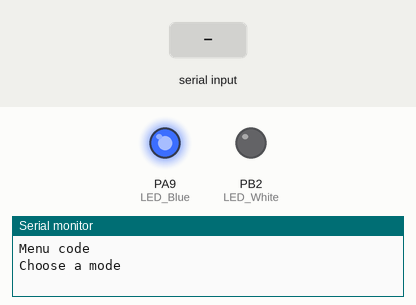
Bench run of a sketch on a simulated STM32 Blue Pill. Parts: output pins drawn as LEDs (lit = HIGH), the last lines printed to the serial monitor. The test bench sets the inputs (shaded band).

Above: at 1.8 s.
1.9 s: byte 30 received over Serial
At 3.7 s:
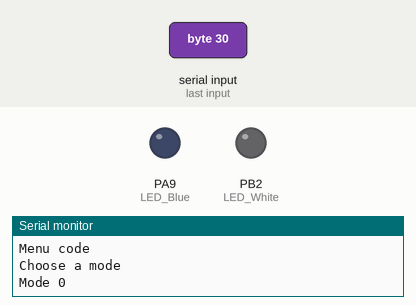
At 4.6 s:
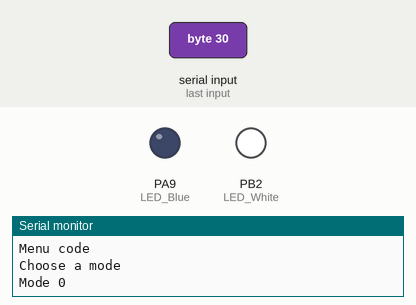
Timing chart, 0 to 10.9 s (numbered marks = the images above; inputs shaded):
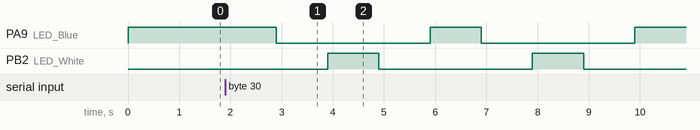

The sketch:

Arduino_Serial.ino
```cpp
#define LED_Blue  PA9 // The blue LED is positioned on the RAK3172's PA9 pin (see KIKAD schematic).
#define LED_White PB2 // The white LED (GPS PPS) is positioned on the RAK3172's PA9 pin (see KIKAD schematic).

int incomingByte = 0; // for incoming serial data

void setup() {

  Serial.begin(115200); // opens serial port, sets data rate to 9600 bps
  Serial.println("\nMenu code");

  pinMode( LED_Blue , OUTPUT ); digitalWrite( LED_Blue, HIGH );
  pinMode( LED_White, OUTPUT );

  delay(1 * 1000);

  Serial.println("Choose a mode");

  unsigned long startTime = millis() ;                                  // Get time now
  while( millis() - startTime < 30000 ){                                // For 30 seconds, we will execute the loop :
    if (Serial.available() > 0) {                                           // If the user enters anything in the serial monitor, ...
      incomingByte = Serial.read();                                             // ... we will read the command and memorize it
      // Serial.print("I received: "); Serial.println(incomingByte, DEC);       // ... and display it for debug.
      break ;                                                                   // ... and stop / waiting in the while loop.
    }
  }

  digitalWrite( LED_Blue, LOW );

}

void loop() {

  switch( incomingByte ){

    case 49: Serial.println( "Mode 1" ) ;
      digitalWrite( LED_Blue, HIGH); delay(1000) ;
      digitalWrite( LED_Blue, LOW ); delay(1000) ;
      break ; // Caes number refer to the ASCII table

    case 50: Serial.println( "Mode 2" ) ;
      digitalWrite( LED_White, HIGH); delay(1000) ;
      digitalWrite( LED_White, LOW ); delay(1000) ;
    break ;

    case 51: Serial.println( "Mode 3" ) ;
      digitalWrite( LED_Blue, HIGH); digitalWrite( LED_White, HIGH); delay(1000) ;
      digitalWrite( LED_Blue, LOW ); digitalWrite( LED_White, LOW ); delay(1000) ;
    break ;

    default: Serial.println( "Mode 0" ) ;
      digitalWrite( LED_Blue , HIGH); delay(1000) ;
      digitalWrite( LED_Blue , LOW ); delay(1000) ;
      digitalWrite( LED_White, HIGH); delay(1000) ;
      digitalWrite( LED_White, LOW ); delay(1000) ;
    break ;
  }

}
```

Measured:
- after the input at 1.9 s, PA9 (LED_Blue): alternates HIGH for 1.0 s and LOW for 3.0 s, starting after 1.0 s; PB2 (LED_White): alternates HIGH for 1.0 s and LOW for 3.0 s, starting after 2.0 s
